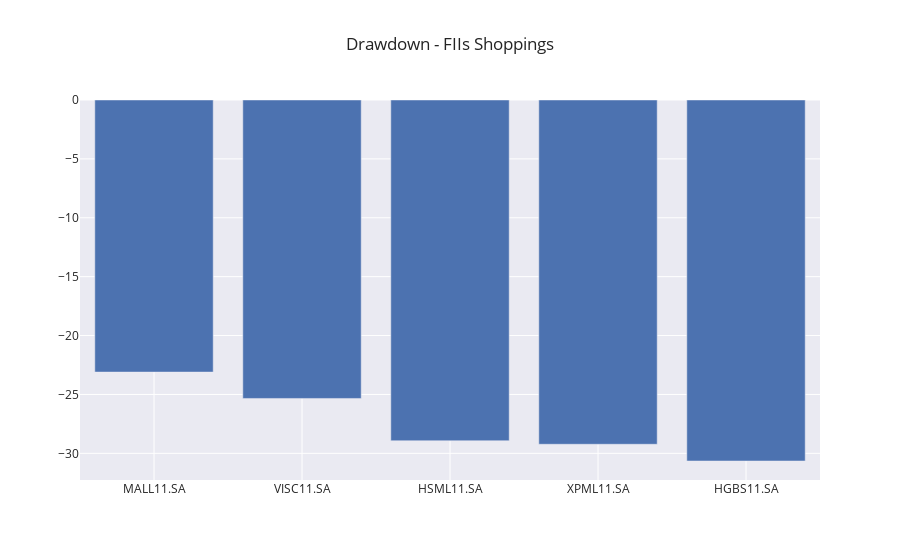

This figure's notebook cell:
### Code cell
# Drawdown
drawdown_shoppings = drawdown(ticker=lst_ticker_fii_shopping).sort_values(ascending=False)

# Plotando o drawndown
fig = go.Figure()

fig.add_trace(go.Bar(
    x=drawdown_shoppings.index,
    y=drawdown_shoppings.values
))

fig.update_layout(
    title_text='Drawdown - FIIs Shoppings',
    template='seaborn',
    showlegend=False   
)

fig.show()

### Figure 1 — Plotly figure (JSON) as saved in the notebook; plotly's stock layout.template omitted (floating-point values rounded to 4 significant figures)
{"data": [{"type": "bar", "x": ["MALL11.SA", "VISC11.SA", "HSML11.SA", "XPML11.SA", "HGBS11.SA"], "y": [-23.1, -25.34, -28.93, -29.23, -30.65]}], "layout": {"showlegend": false, "title": {"text": "Drawdown - FIIs Shoppings"}}}
